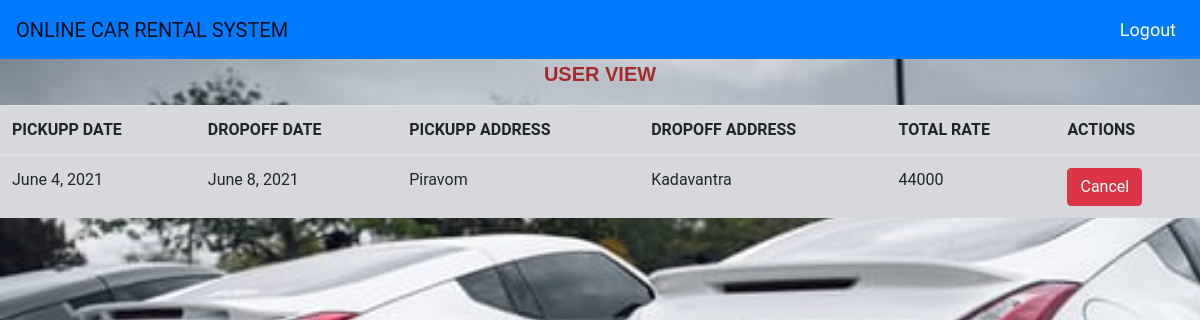
/userview/ (signed in), run on the app's committed database.
### sample/models.py (models this page shows)
class Booking(models.Model):
    user=models.ForeignKey(User,on_delete=models.CASCADE)
    booking_date = models.DateField(auto_now=True)
    capacity = models.IntegerField()
    pickup_date = models.DateField(default="1999-12-14")
    dropoff_date = models.DateField(default="1999-12-14")
    pickup_address = models.CharField(max_length=100)
    dropoff_address = models.CharField(max_length=100)
    total_days = models.IntegerField(default=0)
    rate_perday = models.IntegerField(default=0)
    rate = models.IntegerField()

### sample/views.py (the view)
# urls.py: path('userview/',user_view,name='user_view'),
@login_required(login_url="/login/")
def user_view(request):
    book = Booking.objects.all()
    return render(request,'user_view.html',{'data':book})

### sample/templates/user_view.html (shortened to what this page needs)
{% extends 'adminbase.html' %}
{% block content %}
{% load static %}
<!DOCTYPE html>
<html lang="en">
<head>
    <link rel="stylesheet" href="https://maxcdn.bootstrapcdn.com/bootstrap/4.0.0/css/bootstrap.min.css">
</head>
<body>
    <div class="head">
        <p>USER VIEW</p>
    </div>
    <table class="table table-secondary table-strip">
        <thead>
            <th>PICKUPP DATE</th>
            <th>DROPOFF DATE</th>
            <th>PICKUPP ADDRESS</th>
            <th>DROPOFF ADDRESS</th>
            <th>TOTAL RATE</th>
            <th>ACTIONS</th>
        </thead>
        <tbody>
            {% for d in data %}
            <tr>
                <td>{{d.pickup_date}}</td>
                <td>{{d.dropoff_date}}</td>
                <td>{{d.pickup_address}}</td>
                <td>{{d.dropoff_address}}</td>
                <td>{{d.rate}}</td>
                <td><a href="{% url 'delete_userview' d.id %}" class="btn btn-danger">Cancel</a>
                </td>
            </tr>
            {% endfor %}
        </tbody>
    </table>
</body>
</html>
{% endblock content %}

### data on the page
Booking: pickup_date "June 4, 2021", dropoff_date "June 8, 2021", pickup_address "Piravom", dropoff_address "Kadavantra", rate "44000"
